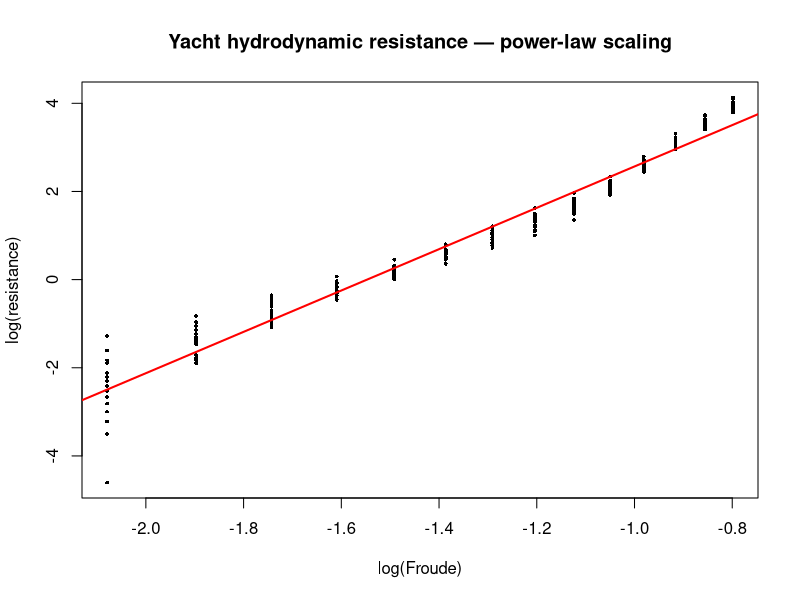
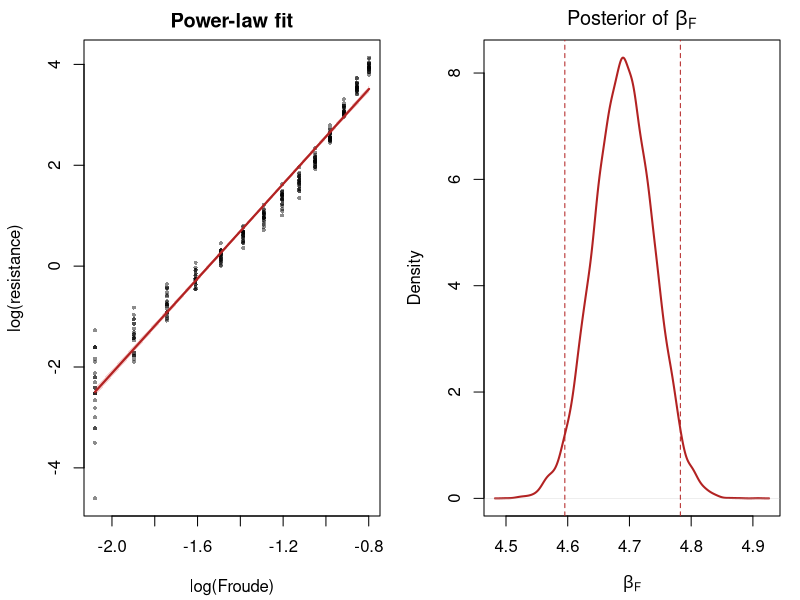
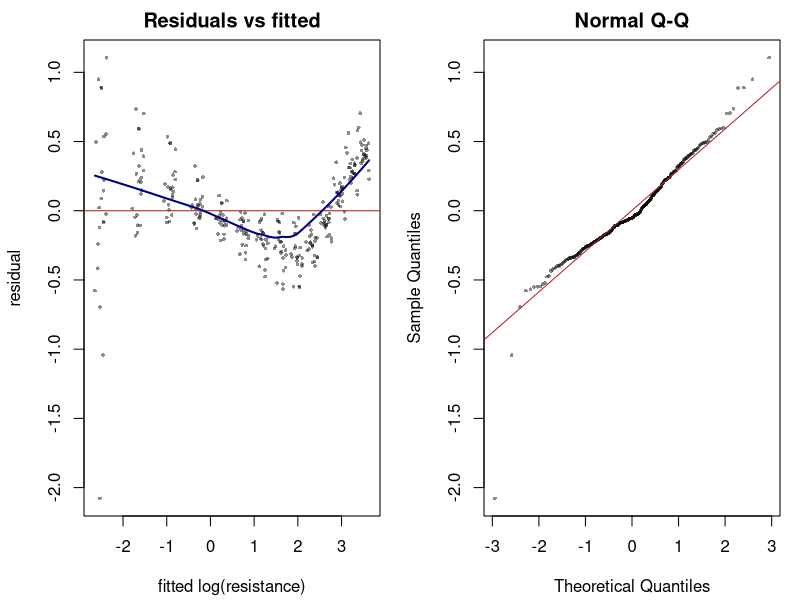
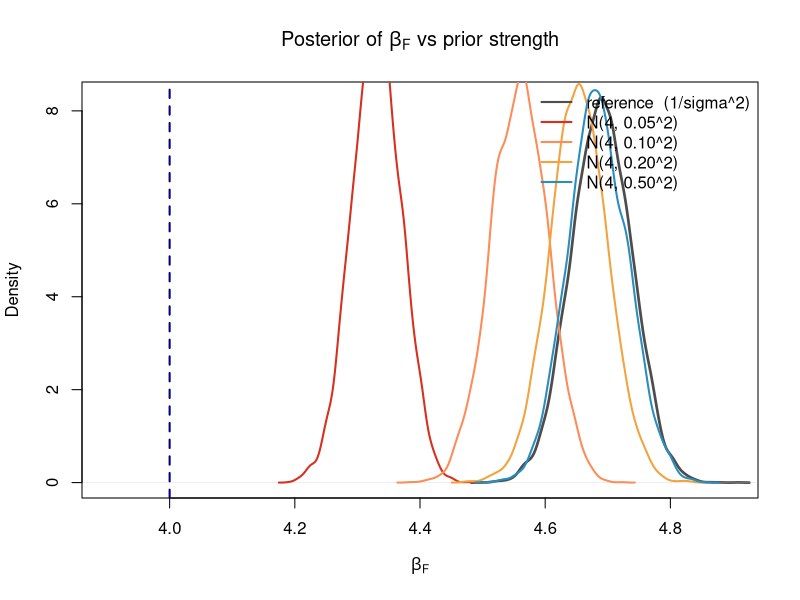

Here is the R script that generated these plots, in order:
## ---- chunk 1
rm(list=ls())
# Yacht hydrodynamics — UCI #243
yh = read.csv("data/yacht_hydro.csv")
dim(yh)
head(yh)
summary(yh)

# The power-law in Fn is best seen on log-log axes;
# resistance > 0 everywhere (min = 0.01), so plain log() needs no offset
plot(log(yh$Froude), log(yh$resistance),
     pch = 16, cex = 0.5,
     xlab = "log(Froude)", ylab = "log(resistance)",
     main = "Yacht hydrodynamic resistance — power-law scaling")
abline(lm(log(resistance) ~ log(Froude), data = yh),
       col = "red", lwd = 2)
## ---- chunk 2
set.seed(2026)
yh$log_res <- log(yh$resistance)   # no offset: min(resistance) = 0.01 > 0
yh$log_Fr  <- log(yh$Froude)

predictors <- c("log_Fr", "LCB", "prismatic", "L_disp", "beam_draught", "L_beam")
form <- as.formula(paste("log_res ~", paste(predictors, collapse = " + ")))

X <- model.matrix(form, data = yh); y <- yh$log_res
n <- nrow(X); p <- ncol(X)

XtX_inv  <- solve(crossprod(X))
beta_hat <- as.vector(XtX_inv %*% crossprod(X, y))   # OLS = posterior mean
names(beta_hat) <- colnames(X)
resid <- y - X %*% beta_hat
s2    <- as.numeric(crossprod(resid)) / (n - p)
## ---- chunk 3
## Monte Carlo draws from the Normal-Inverse-Gamma posterior:
##   sigma^2 | y      ~ Inv-Gamma( (n-p)/2 , (n-p)s2/2 )
##   beta | sigma^2,y ~ N( beta_hat , sigma^2 (X'X)^{-1} )
M <- 20000
sigma2_draws <- (n - p) * s2 / rchisq(M, df = n - p)
L <- chol(XtX_inv)
beta_draws <- matrix(0, M, p, dimnames = list(NULL, colnames(X)))
for (m in seq_len(M)) {
  beta_draws[m, ] <- beta_hat + sqrt(sigma2_draws[m]) * as.vector(crossprod(L, rnorm(p)))
}

post_ci <- t(apply(beta_draws, 2, quantile, probs = c(0.025, 0.975)))
summ <- data.frame(
  mean  = colMeans(beta_draws),
  sd    = apply(beta_draws, 2, sd),
  q2.5  = post_ci[, 1],
  q97.5 = post_ci[, 2],
  P_gt0 = colMeans(beta_draws > 0)
)
round(summ, 4)
cat("R^2 =", round(1 - sum(resid^2)/sum((y - mean(y))^2), 4),
    "  residual sd =", round(sqrt(s2), 4), "\n")
## ---- chunk 4
bF <- beta_draws[, "log_Fr"]
cat(sprintf("beta_F: mean = %.3f, 95%% CI = [%.3f, %.3f], P(beta_F > 4) = %.3f\n",
            mean(bF), quantile(bF, .025), quantile(bF, .975), mean(bF > 4)))
## ---- chunk 5
op <- par(mfrow = c(1, 2), mar = c(4.2, 4.2, 2, 1))

## (a) log-log scatter with posterior-mean line and 95% credible band
xg <- seq(min(yh$log_Fr), max(yh$log_Fr), length.out = 120)
hull_means <- colMeans(yh[, c("LCB","prismatic","L_disp","beam_draught","L_beam")])
Xg <- cbind(1, xg, matrix(rep(hull_means, each = length(xg)), nrow = length(xg)))
band <- apply(Xg %*% t(beta_draws), 1, quantile, probs = c(0.025, 0.5, 0.975))
plot(yh$log_Fr, yh$log_res, pch = 16, cex = 0.55, col = rgb(0,0,0,0.45),
     xlab = "log(Froude)", ylab = "log(resistance)", main = "Power-law fit")
polygon(c(xg, rev(xg)), c(band[1,], rev(band[3,])), col = rgb(.85,.1,.1,.18), border = NA)
lines(xg, band[2,], col = "firebrick", lwd = 2.2)

## (b) Monte Carlo posterior of beta_F
plot(density(bF), col = "firebrick", lwd = 2, main = expression("Posterior of "*beta[F]),
     xlab = expression(beta[F]))
abline(v = quantile(bF, c(.025, .975)), col = "firebrick", lty = 2)
abline(v = 4, col = "navy", lwd = 2)
par(op)
## ---- chunk 6
op <- par(mfrow = c(1, 2), mar = c(4.2, 4.2, 2, 1))
fitted_vals <- as.vector(X %*% beta_hat)
plot(fitted_vals, resid, pch = 16, cex = 0.5, col = rgb(0,0,0,0.45),
     xlab = "fitted log(resistance)", ylab = "residual", main = "Residuals vs fitted")
abline(h = 0, col = "firebrick"); lines(lowess(fitted_vals, resid), col = "navy", lwd = 2)
qqnorm(resid, pch = 16, cex = 0.5, col = rgb(0,0,0,0.45), main = "Normal Q-Q")
qqline(resid, col = "firebrick")
par(op)
## ---- chunk 7
## beta | sigma^2, y  ~ N( V (S0^{-1} m0 + X'y/sigma^2), V ),  V = (S0^{-1} + X'X/sigma^2)^{-1}
## sigma^2 | beta, y  ~ Inv-Gamma( a0 + n/2 , b0 + ||y - X beta||^2 / 2 )
set.seed(2026)
fr  <- which(colnames(X) == "log_Fr")
XtX <- crossprod(X); Xty <- crossprod(X, y)

gibbs_betaF <- function(tau, n_iter = 8000, burn = 2000) {
  m0  <- rep(0, p); m0[fr] <- 4                  # prior mean: physics only on beta_F
  psd <- rep(1000, p); psd[fr] <- tau            # prior sd: vague except beta_F
  S0_inv <- diag(1 / psd^2); a0 <- 1e-3; b0 <- 1e-3
  beta <- beta_hat; sig2 <- s2; keep <- numeric(n_iter - burn)
  for (it in seq_len(n_iter)) {
    V    <- solve(S0_inv + XtX / sig2)
    mu   <- V %*% (S0_inv %*% m0 + Xty / sig2)
    beta <- as.vector(mu + t(chol(V)) %*% rnorm(p))
    sig2 <- 1 / rgamma(1, a0 + n / 2, b0 + sum((y - X %*% beta)^2) / 2)
    if (it > burn) keep[it - burn] <- beta[fr]
  }
  keep
}

taus  <- c(0.05, 0.1, 0.2, 0.5)
draws <- lapply(taus, gibbs_betaF)
tab <- t(sapply(draws, function(d)
  c(post_mean = mean(d), q2.5 = quantile(d, .025),
    q97.5 = quantile(d, .975), P_gt4 = mean(d > 4))))
rownames(tab) <- sprintf("tau = %.2f", taus)
round(rbind(tab,
            reference = c(mean(bF), quantile(bF, .025),
                          quantile(bF, .975), mean(bF > 4))), 3)
## ---- chunk 8
cols <- c("#d7301f", "#fc8d59", "#f1a340", "#2b8cbe")
plot(density(bF), lwd = 2.6, col = "grey30", xlim = c(3.9, 4.9),
     main = expression("Posterior of "*beta[F]*" vs prior strength"),
     xlab = expression(beta[F]))
for (i in seq_along(taus)) lines(density(draws[[i]]), col = cols[i], lwd = 2)
abline(v = 4, col = "navy", lty = 2, lwd = 2)
legend("topright", bty = "n", lwd = 2, col = c("grey30", cols),
       legend = c("reference  (1/sigma^2)", sprintf("N(4, %.2f^2)", taus)))
